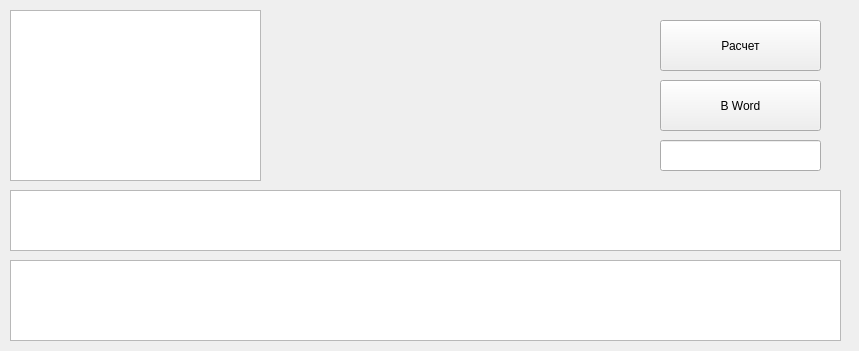
<?xml version="1.0" encoding="UTF-8"?>
<ui version="4.0">
 <class>form_sort</class>
 <widget class="QWidget" name="form_sort">
  <property name="geometry">
   <rect>
    <x>0</x>
    <y>0</y>
    <width>859</width>
    <height>351</height>
   </rect>
  </property>
  <property name="minimumSize">
   <size>
    <width>859</width>
    <height>351</height>
   </size>
  </property>
  <property name="maximumSize">
   <size>
    <width>859</width>
    <height>351</height>
   </size>
  </property>
  <property name="windowTitle">
   <string>SortamentSolve</string>
  </property>
  <widget class="QPushButton" name="solvebutton">
   <property name="geometry">
    <rect>
     <x>660</x>
     <y>20</y>
     <width>161</width>
     <height>51</height>
    </rect>
   </property>
   <property name="text">
    <string>Расчет</string>
   </property>
  </widget>
  <widget class="QPushButton" name="wordbutton">
   <property name="geometry">
    <rect>
     <x>660</x>
     <y>80</y>
     <width>161</width>
     <height>51</height>
    </rect>
   </property>
   <property name="text">
    <string>В Word</string>
   </property>
  </widget>
  <widget class="QListWidget" name="listWidget">
   <property name="geometry">
    <rect>
     <x>10</x>
     <y>10</y>
     <width>251</width>
     <height>171</height>
    </rect>
   </property>
  </widget>
  <widget class="QTableWidget" name="inputtable">
   <property name="geometry">
    <rect>
     <x>10</x>
     <y>190</y>
     <width>831</width>
     <height>61</height>
    </rect>
   </property>
  </widget>
  <widget class="QTableWidget" name="outputtable">
   <property name="geometry">
    <rect>
     <x>10</x>
     <y>260</y>
     <width>831</width>
     <height>81</height>
    </rect>
   </property>
   <property name="verticalScrollBarPolicy">
    <enum>Qt::ScrollBarAsNeeded</enum>
   </property>
  </widget>
  <widget class="QLineEdit" name="messege">
   <property name="geometry">
    <rect>
     <x>660</x>
     <y>140</y>
     <width>161</width>
     <height>31</height>
    </rect>
   </property>
   <property name="readOnly">
    <bool>true</bool>
   </property>
  </widget>
  <widget class="QLabel" name="picture">
   <property name="geometry">
    <rect>
     <x>275</x>
     <y>22</y>
     <width>371</width>
     <height>151</height>
    </rect>
   </property>
   <property name="text">
    <string/>
   </property>
  </widget>
 </widget>
 <resources/>
 <connections/>
</ui>
